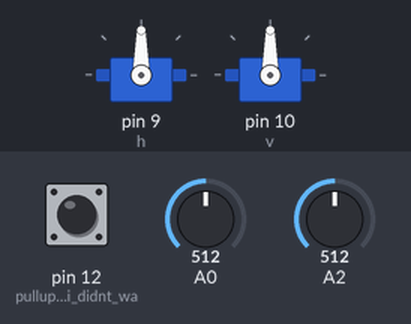
This sketch was run on a simulated Arduino Uno, built with avr-gcc and run on an emulated ATmega328P. Shown: 2 × servo. The inputs (shaded band) are chosen by the test bench; at power-on: A0 = 512, A2 = 512, pin 12 (pullup_because_i_didnt_wa) HIGH.

Above: at 2.2 s.
2.3 s: A0 set to 716
At 3.5 s:
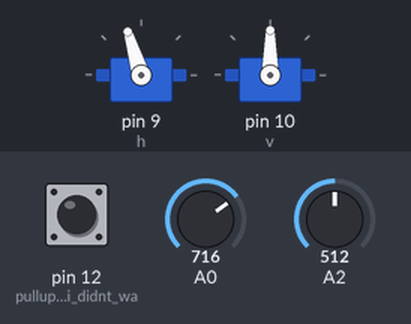
3.8 s: A2 set to 716
At 4.6 s:
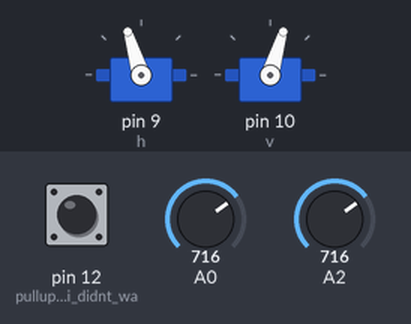
5.3 s: A0 set to 900
At 5.8 s:
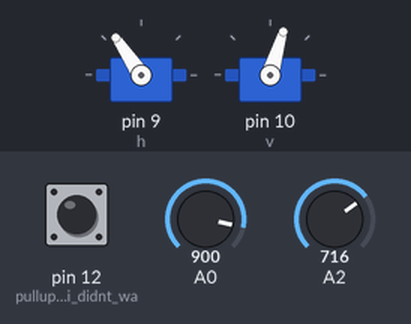
6.8 s: A2 set to 900
At 8.0 s:
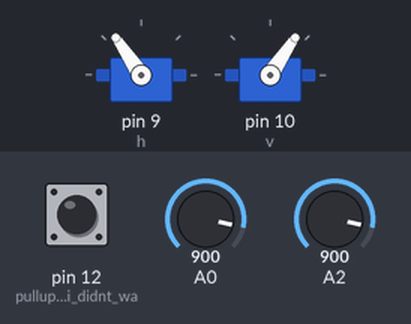
8.3 s: A0 set to 511
At 9.3 s:
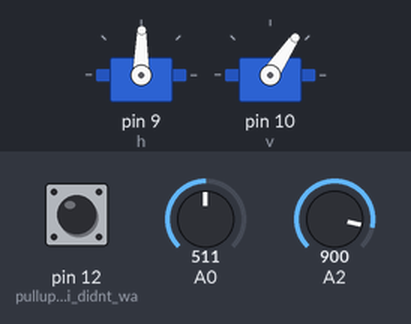
9.8 s: A2 set to 306
At 10.4 s:
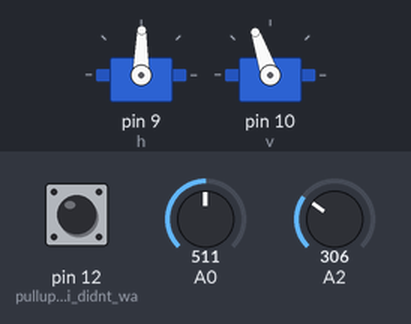
Timing chart, 0 to 12.3 s (numbered marks = the images above; inputs shaded):
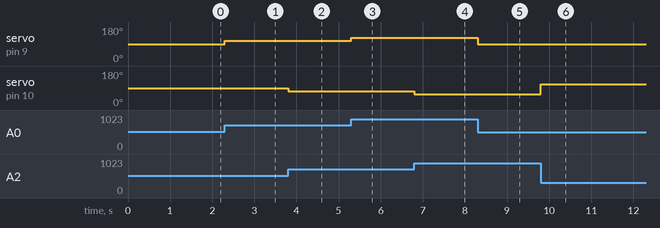

Measured:
- after the input at 2.3 s, servo on pin 9 (h): 90° → 107° at once
- after the input at 3.8 s, servo on pin 10 (v): 90° → 73° at once
- after the input at 5.3 s, servo on pin 9 (h): 107° → 124° at once
- after the input at 6.8 s, servo on pin 10 (v): 73° → 56° at once
- after the input at 8.3 s, servo on pin 9 (h): 124° → 89° at once
- after the input at 9.8 s, servo on pin 10 (v): 56° → 109° at once

The sketch:

main.ino
```cpp
#include <Servo.h>
Servo h, v; //servos for horizontal and vertical movement
int hval, vval, hin, vin; //values for the input to servos and the joystick values

void setup()
{
    pinMode(12, INPUT_PULLUP); //pullup because i didnt want to include a resistor
    h.attach(9);
    v.attach(10);
    h.write(90);
    v.write(90);
    delay(1000); //delay so it gets back to 90
}

void loop()
{
    hval = analogRead(0);
    hin = map(hval, 0, 1023, 45, 135); //feel free to change the 45 and 135 around depending on how you hold the joystick. Also change them to numbers between 0 and 180 for larger or smaller angles
    h.write(hin);
    vval = analogRead(2);
    vin = map(vval, 0, 1023, 135, 45); //feel free to change the 45 and 135 around depending on how you hold the joystick.  Also change them to numbers between 0 and 180 for larger or smaller angles
    v.write(vin);
    if (digitalRead(12) == LOW) //incase of issues, pressing on the joysick will reset the motors back to 90 and 90.
    {
        h.write(90);
        v.write(90);
    }
}
```
